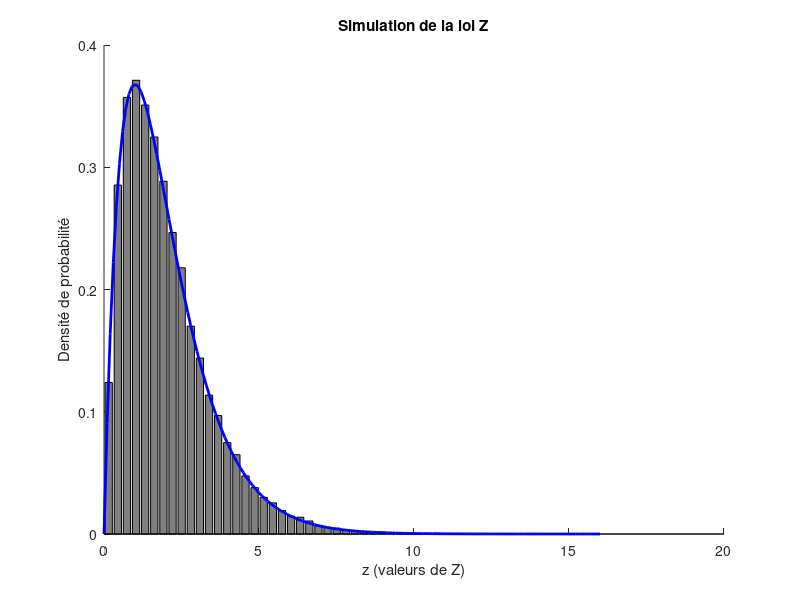

The MATLAB source for this figure: (Note: this script raises an error after producing the figure.)
clear variables;
close all;
clc;

% empirique

N = 50000;
U1 = rand(1,N);
U2 = rand(1,N);

lambda1 = 1;
lambda2 = 2;

X = -1/lambda1 * log(1-U1);
Y = -1/lambda2 * log(1-U2);
U = X + 2*Y;

EspEmp = mean(U);
VarEmp = std(U);


% théorique
k = 0:0.1:16;
theo = k.*exp(-k);

EspTh = 2;
VarTh = 2;



% affichage
hold on
[h_x, xout]=hist(U,50);
h_x = h_x / trapz(xout,h_x);
h = bar(xout,h_x);
plot(k, theo, 'b', 'LineWidth',2)


set(h,'FaceColor', [0.5 0.5 0.5]);
xlabel('z (valeurs de Z)')
ylabel('Densité de probabilité')
title('Simulation de la loi Z')
txt1 = texlabel(sprintf('Experiences : %d',N));
text(10,0.30,txt1)

text(10,0.25,['$E_{emp}(Z)= $', num2str(EspEmp)],'Interpreter','latex')
text(10,0.20,['$E_{th}(Z)= $', num2str(EspTh)],'Interpreter','latex')

text(10,0.15,['$V_{emp}(Z)= $', num2str(VarEmp)],'Interpreter','latex')
text(10,0.10,['$V_{th}(Z)= $', num2str(VarTh)],'Interpreter','latex')

